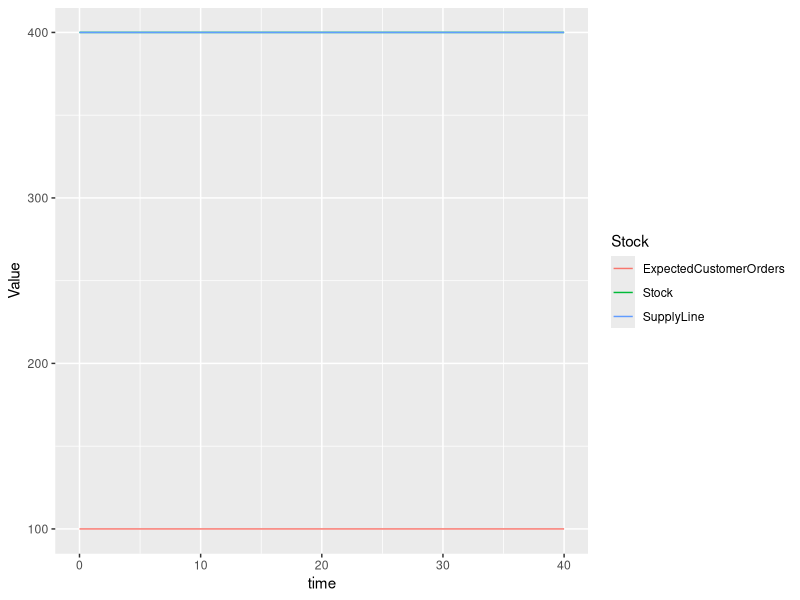

Write R code to recreate this figure.
###########################################
# Translation of Vensim file.
# Date created: 2017-11-02 15:56:18
###########################################
library(deSolve)
library(ggplot2)
library(tidyr)
#Displaying the simulation run parameters
START_TIME <- 0.000000
FINISH_TIME <- 40.000000
TIME_STEP <- 0.125000
#Setting aux param to NULL
auxs<-NULL

#Generating the simulation time vector
simtime<-seq(0.000000,40.000000,by=0.125000)
# Writing global variables (stocks and dependent auxs)
stocks <-c( ExpectedCustomerOrders = 100 , Stock = 400 , SupplyLine = 400 )
# This is the model function called from ode
model <- function(time, stocks, auxs){
  with(as.list(c(stocks, auxs)),{
    DeliveryDelay <- 4
    AcquisitionRate <- SupplyLine/DeliveryDelay
    DesiredInventory <- 400
    ALPHA <- 1
    InventoryAdjustmentTime <- 1/ALPHA
    AdjustmentforInventory <- (DesiredInventory-Stock)/InventoryAdjustmentTime
    DesiredSupplyLine <- DeliveryDelay*ExpectedCustomerOrders
    BETA <- 0.05
    SupplyLIneAdjustmentTime <- 1/BETA
    AdjustmentforSupplyLine <- (DesiredSupplyLine-SupplyLine)/SupplyLIneAdjustmentTime
    AdjustmentTime <- 1
    CustomerOrders <- 100
    ErrorTerm <- CustomerOrders-ExpectedCustomerOrders
    CECO <- ErrorTerm/AdjustmentTime
    DesiredDeliveryRate <- AdjustmentforInventory+ExpectedCustomerOrders
    IndicatedOrders <- AdjustmentforSupplyLine+DesiredDeliveryRate
    MinShipmentTime <- 1
    MaximumShippedOrders <- Stock/MinShipmentTime
    OrderRate <- max(0,IndicatedOrders)
    ShipmentRate <- min(CustomerOrders,MaximumShippedOrders)
    d_DT_ExpectedCustomerOrders  <- CECO
    d_DT_Stock  <- AcquisitionRate-ShipmentRate
    d_DT_SupplyLine  <- OrderRate-AcquisitionRate
    return (list(c(d_DT_ExpectedCustomerOrders,d_DT_Stock,d_DT_SupplyLine)))
  })
}
# Function call to run simulation
o<-data.frame(ode(y=stocks,times=simtime,func=model,parms=auxs,method='euler'))
to<-gather(o,key=Stock,value=Value,2:ncol(o))
ggplot(data=to)+geom_line(aes(x=time,y=Value,colour=Stock))
#----------------------------------------------------
# Original text file exported from Vensim
#  Expected Customer Orders = INTEG( CECO , 100) 
#  Stock = INTEG( Acquisition Rate - Shipment Rate , 400) 
#  Supply Line = INTEG( Order Rate - Acquisition Rate , 400) 
#  Delivery Delay = 4
#  Acquisition Rate = Supply Line / Delivery Delay 
#  Desired Inventory = 400
#  ALPHA = 1
#  Inventory Adjustment Time = 1 / ALPHA 
#  Adjustment for Inventory = ( Desired Inventory - Stock ) / Inventory Adjustment Time
#  Desired Supply Line = Delivery Delay * Expected Customer Orders 
#  BETA = 0.05
#  Supply LIne Adjustment Time = 1 / BETA 
#  Adjustment for Supply Line = ( Desired Supply Line - Supply Line ) / Supply LIne Adjustment Time
#  Adjustment Time = 1
#  Customer Orders = 100 
#  Error Term = Customer Orders - Expected Customer Orders 
#  CECO = Error Term / Adjustment Time 
#  Desired Delivery Rate = Adjustment for Inventory + Expected Customer Orders
#  FINAL TIME = 40
#  Indicated Orders = Adjustment for Supply Line + Desired Delivery Rate 
#  INITIAL TIME = 0
#  Min Shipment Time = 1
#  Maximum Shipped Orders = Stock / Min Shipment Time 
#  Order Rate = max ( 0, Indicated Orders ) 
#  TIME STEP = 0.125
#  Shipment Rate = min ( Customer Orders , Maximum Shipped Orders ) 
#----------------------------------------------------
